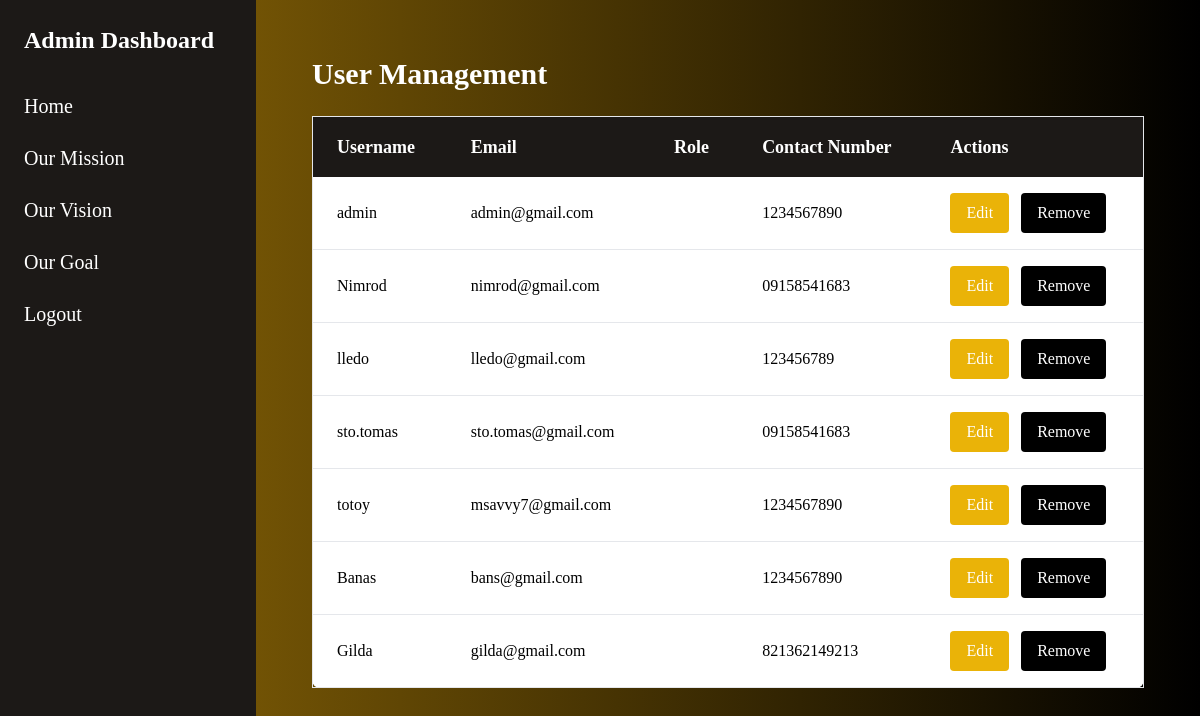
The page /Admin_dashboard.php (signed in) on the database its author committed.
### tables this page shows
CREATE TABLE `admin1` (
  `id` int(50) NOT NULL,
  `user` varchar(200) NOT NULL,
  `email` varchar(200) NOT NULL,
  `role` varchar(500) NOT NULL,
  `contact_number` varchar(15) DEFAULT NULL,
  `password` varchar(100) NOT NULL
);

### Admin_dashboard.php (the view, shortened to what this page needs)
<?php
require 'db.php';
try {
    $stmt = $pdo->query("SELECT id, user, email, role, contact_number FROM admin1");
    $users = $stmt->fetchAll(PDO::FETCH_ASSOC);
} catch (PDOException $e) {
    die("Database error: " . $e->getMessage());
}
?>
<!DOCTYPE html>
<html lang="en">
<head>
    <link rel="stylesheet" href="CSS/fonts.css">
    <script src="https://cdn.tailwindcss.com"></script>
</head>
<body class="bg-gray-100">
    <div class="flex">
        <aside class="w-64 bg-stone-900 h-screen p-6 text-white fixed left-0 top-0">
            <h2 class="text-2xl font-bold mb-6">Admin Dashboard</h2>
            <nav>
                <ul>
                    <li class="py-3"><a href="Admin_dashboard.php"class="transition duration-300 ease-in-out hover:bg-yellow-700 text-xl block rounded">Home</a></li>
                    <li class="py-3"><a href="about/Company_mission.php"class="transition duration-300 ease-in-out hover:bg-yellow-700 text-xl block rounded">Our Mission</a></li>
                    <li class="py-3"><a href="about/Company_vision.php"class="transition duration-300 ease-in-out hover:bg-yellow-700 text-xl block rounded">Our Vision</a></li>
                    <li class="py-3"><a href="about/Company_goal.php"class="transition duration-300 ease-in-out hover:bg-yellow-700 text-xl block rounded">Our Goal</a></li>
                    <li class="py-3"><a href="logout.php" class="transition duration-300 ease-in-out hover:bg-yellow-700 text-xl block rounded">Logout</a></li>
                </ul>
            </nav>
        </aside>
        <main class="ml-64 p-8 w-full">
            <h2 class="text-3xl text-white font-bold mb-6">User Management</h2>
            <div class="overflow-x-auto">
                <table class="w-full bg-white shadow-lg rounded-lg border border-gray-200">
                    <thead class="bg-stone-900 text-white text-lg">
                        <tr>
                            <th class="py-4 px-6 text-left">Username</th>
                            <th class="py-4 px-6 text-left">Email</th>
                            <th class="py-4 px-6 text-left">Role</th>
                            <th class="py-4 px-6 text-left">Contact Number</th>
                            <th class="py-4 px-6 text-left">Actions</th>
                        </tr>
                    </thead>
                    <tbody>
                        <?php foreach ($users as $user): ?>
                        <tr class="border-b border-gray-200 hover:bg-gray-100">
                            <td class="py-4 px-6">
                                <a href="gallery.php?user=<?php echo urlencode($user['user']); ?>" class="text-black-600 hover:underline">
                                    <?php echo htmlspecialchars($user['user']); ?>
                                </a>
                            </td>
                            <td class="py-4 px-6"><?php echo htmlspecialchars($user['email']); ?></td>
                            <td class="py-4 px-6"><?php echo htmlspecialchars($user['role']); ?></td>
                            <td class="py-4 px-6"><?php echo htmlspecialchars($user['contact_number']); ?></td>
                            <td class="py-4 px-6 flex space-x-3">
                                <button class="bg-yellow-500 text-white px-4 py-2 rounded hover:bg-gray-500"
                                    onclick="editUser('<?php echo $user['id']; ?>', '<?php echo $user['user']; ?>', '<?php echo $user['email']; ?>', '<?php echo $user['role']; ?>', '<?php echo $user['contact_number']; ?>')">
                                    Edit
                                </button>
                                <form method="POST" onsubmit="return confirm('Are you sure you want to delete this user?');">
                                    <button type="submit" class="bg-black text-white px-4 py-2 rounded hover:bg-red-700">
                                        Remove
                                    </button>
                                </form>
                            </td>
                        </tr>
                        <?php endforeach; ?>
                    </tbody>
                </table>
            </div>
        </main>
    </div>
</body>
</html>

### Admin_dashboard.php (style rules this page uses)
body { background: linear-gradient(to right,rgb(144, 105, 6),rgb(0, 0, 0)); padding: 1.5rem; height: 100vh; }

### rows shown on the page
admin1: user "admin", email "admin@gmail.com", contact_number "1234567890"
admin1: user "Nimrod", email "nimrod@gmail.com", contact_number "09158541683"
admin1: user "lledo", email "lledo@gmail.com", contact_number "123456789"
admin1: user "sto.tomas", email "sto.tomas@gmail.com", contact_number "09158541683"
admin1: user "totoy", email "msavvy7@gmail.com", contact_number "1234567890"
admin1: user "Banas", email "bans@gmail.com", contact_number "1234567890"
admin1: user "Gilda", email "gilda@gmail.com", contact_number "821362149213"
